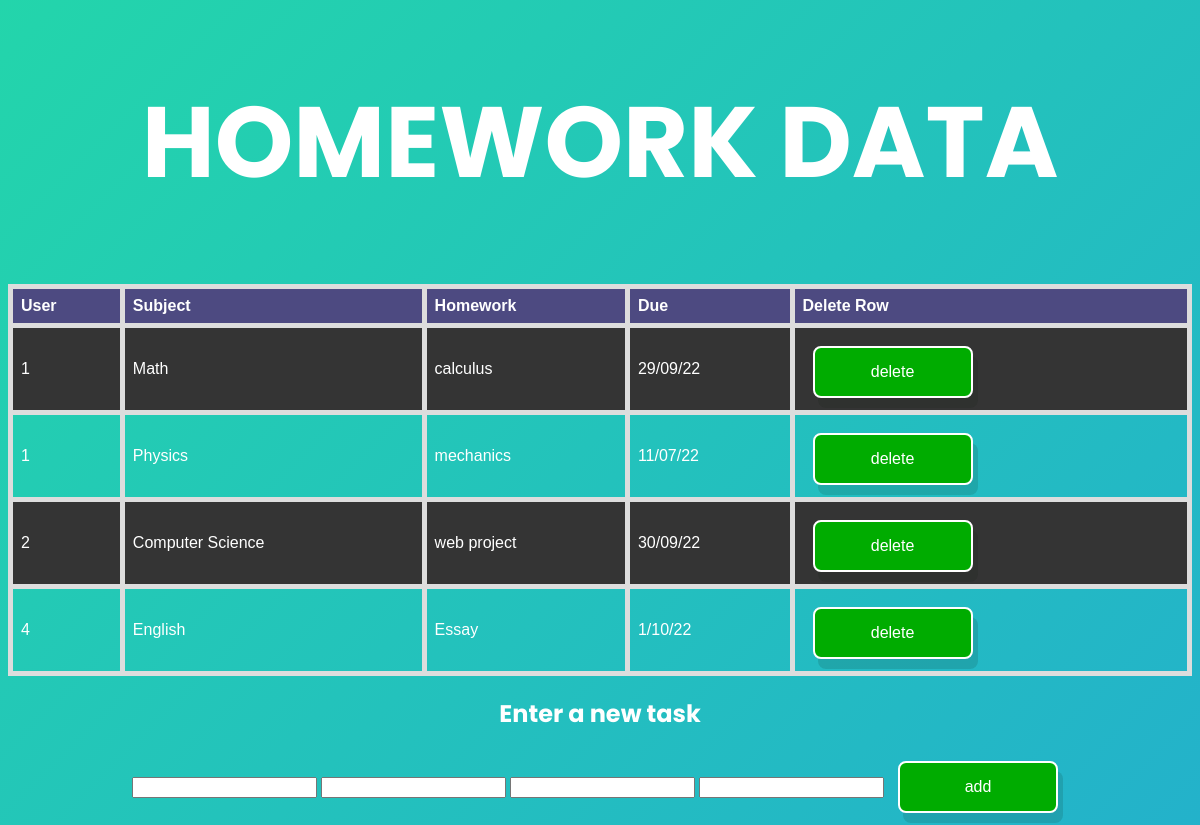
The page /database on the database its author committed.
### tables this page shows
CREATE TABLE subject_data (id INTEGER PRIMARY KEY, user INTEGER REFERENCES users (id), subject TEXT, homework TEXT, due INTEGER);

### app.py (the view)
@app.route("/database")
def databasepage():
    cursor = get_db().cursor()
    sql = "SELECT * FROM subject_data"
    cursor.execute(sql)
    results = cursor.fetchall()
    return render_template('database.html', results=results)

### app.py (called while the page is built)
def get_db():
    db = getattr(g, '_database', None)
    if db is None:
        db = g._database = sqlite3.connect('user_data.db')
    return db

@app.teardown_appcontext
def close_connection(exception):
    db = getattr(g, '_database', None)
    if db is not None:
        db.close()

### templates/database.html (shortened to what this page needs)
<!DOCTYPE html>
<html lang"en" dir="ltr">
<head>
    <link rel="stylesheet" href="../static/styles.css">
</head>
<body>
    <center>
        <div class="HomepageTitle">
            <h1>HOMEWORK DATA</h1>
        </div>
    </center>
    <table>
        <tr>
            <th>User</th>
            <th>Subject</th>
            <th>Homework</th>
            <th>Due</th>
            <th>Delete Row</th>
        </tr>
        {% for item in results %}
        <tr>
            <td>{{ item[1] }}</td>
            <td>{{ item[2] }}</td>
            <td>{{ item[3] }}</td>
            <td>{{ item[4] }}</td>
            <td>
                <form action="/delete" method="post">
                    <input type="submit" value="delete">
                </form>
            </td>
        </tr>
        {%endfor%}
    </table>
    <center>
        <form action="/add" method="post">
            <div class="Text">
                <h2>Enter a new task</h2>
            </div>
            <input type="text" name="item_name">
            <input type="text" name="item_subject">
            <input type="text" name="item_homework">
            <input type="text" name="item_due">
            <input type="submit" value="add">
        </form>
    </center>
</body>
</html>

### static/styles.css (style rules this page uses)
body { background: linear-gradient(-45deg, #ee7752, #e73c7e, #23a6d5, #23d5ab); background-size: 400% 400%; animation: gradient 15s ease infinite; }
input[type=button], input[type=submit], input[type=reset] { background-color: rgb(0, 172, 0); border: 2px solid rgb(255, 255, 255); color: white; padding: 15px 32px; text-align: center; text-decoration: none; display: inline-block; font-size: 16px; margin: 4px 2px; cursor: pointer; border-radius: 8px; -webkit-transition-duration: 0.4s; transition-duration: 0.4s; margin-top: 10px; width: 20vh; margin-left: 10px; margin-right: 10px; box-shadow: 5px 10px #1212; }
.Text { color:rgb(255, 255, 255); font-family: 'Poppins', sans-serif; }
.HomepageTitle { color: white; font-family: 'Poppins', sans-serif; font-size: 50px; }
table { font-family: arial, sans-serif; color: white; border-collapse: collapse; width: 100%; }
td, th { border: 5px solid #dddddd; text-align: left; padding: 8px; }
th { background-color: #4d4a81; color: white; }
tr:nth-child(even) { background-color: rgb(52, 52, 52); }

### rows shown on the page
subject_data: user "1", subject "Math", homework "calculus", due "29/09/22"
subject_data: user "1", subject "Physics", homework "mechanics", due "11/07/22"
subject_data: user "2", subject "Computer Science", homework "web project", due "30/09/22"
subject_data: user "4", subject "English", homework "Essay", due "1/10/22"
